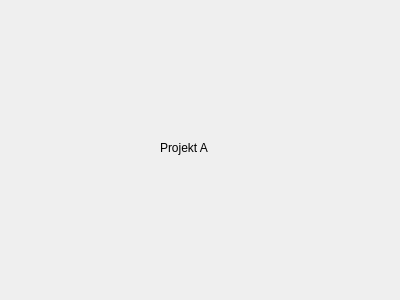
<?xml version="1.0" encoding="UTF-8"?>
<ui version="4.0">
 <class>ProjectAWidget</class>
 <widget class="QWidget" name="ProjectAWidget">
  <property name="geometry">
   <rect>
    <x>0</x>
    <y>0</y>
    <width>400</width>
    <height>300</height>
   </rect>
  </property>
  <property name="windowTitle">
   <string>Form</string>
  </property>
  <widget class="QLabel" name="label">
   <property name="geometry">
    <rect>
     <x>160</x>
     <y>140</y>
     <width>59</width>
     <height>16</height>
    </rect>
   </property>
   <property name="text">
    <string>Projekt A</string>
   </property>
  </widget>
 </widget>
 <resources/>
 <connections/>
</ui>
